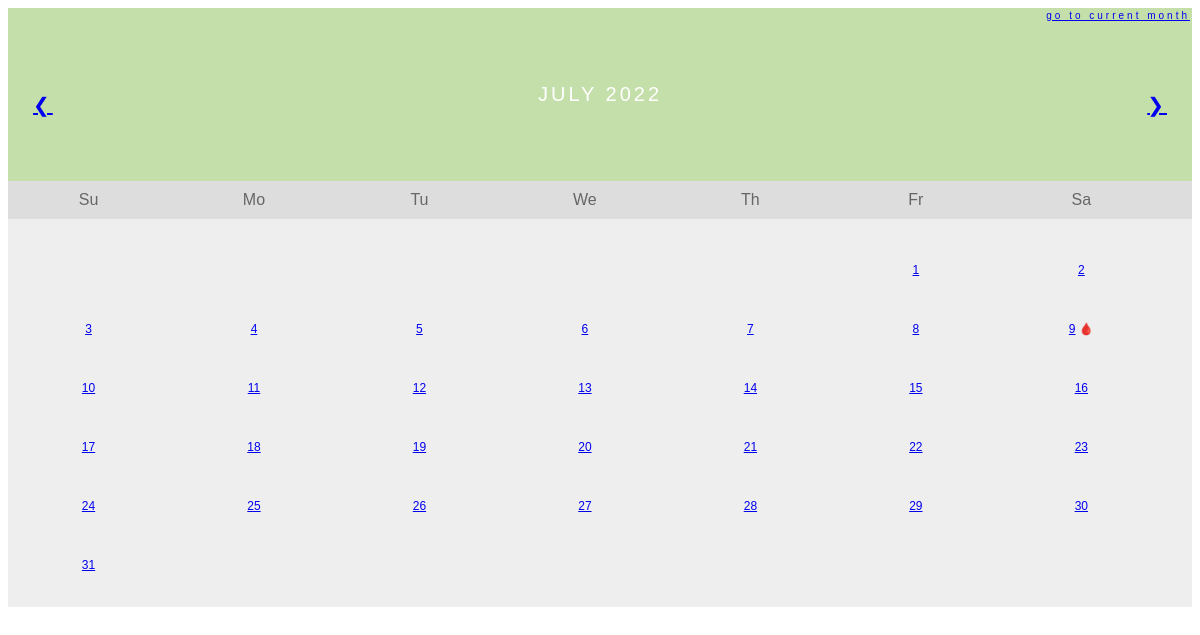
/calendar?month=July&year=2022, run on the app's committed database.
### tables this page shows
CREATE TABLE month_7_July_2022 (id Integer, date String, period_started String, period_ended String, cramps String, headache String, fatigue String, acne String);

### main.py (the view)
@app.route("/calendar")
def calendar():
    month_name = request.args.get("month")
    year = request.args.get("year")
    month_and_year_name = f"{month_name} {year}"
    month_days = get_table_from_database(
        tablename=f"month_{(list_of_months.index(month_name)) + 1}_{month_name}_{year}"
    )
    try:
        next_month = list_of_months[list_of_months.index(month_name) + 1]
    except IndexError:
        next_month = list_of_months[0]
    try:
        previous_month = list_of_months[list_of_months.index(month_name) - 1]
    except IndexError:
        previous_month = None
    return render_template(
        "calendar.html",
        days=month_days,
        weekday=dict_1st_weekday_in_month.get(month_name),
        month_and_year=month_and_year_name,
        year=year,
        current_month=current_month_name,
        month=month_name,
        next_month=next_month,
        last_month=previous_month,
    )

### main.py (called while the page is built)
def get_db_connection():
    conn = sqlite3.connect("period_tracking_app.db")
    conn.row_factory = sqlite3.Row
    return conn

def get_table_from_database(tablename):
    conn = get_db_connection()
    month_days = conn.execute(f"SELECT * FROM {tablename}").fetchall()
    conn.close()
    return month_days

### templates/calendar.html (shortened to what this page needs)
<!DOCTYPE html>
<html lang="en">
<head>
</head>
<body>
    <div class="month">
        <ul>
            <li class="current_month_cal">
              <a href="{{url_for('calendar', month=current_month, year=year)}}"> Go To Current Month </a>
            </li>
            {% if last_month != None %}
              <li class="prev">
                  <a href="{{url_for('calendar', month=last_month, year=year)}}"> &#10094 </a>
              </li>
            {% endif %}
            {% if next_month != None %}
              <li class="next" >
                  <a href="{{url_for('calendar', month=next_month, year=year)}}"> &#10095 </a>
              </li>
            {% endif %}
            <li>
                {{ month_and_year }}
            </li>
        </ul>
      </div>
    <ul class="weekdays">
        <li>Su</li>
        <li>Mo</li>
        <li>Tu</li>
        <li>We</li>
        <li>Th</li>
        <li>Fr</li>
        <li>Sa</li>
    </ul>
    <ul class="days">
        {% if weekday == 4: %}
        <li></li>
        <li></li>
        <li></li>
        <li></li>
        <li></li>
        {% endif %}
        {% for day in days: %}
        <li>
            <a href="{{ url_for('day_details', month=month, date=day['id'], year=year) }}">{{ day["id"] }}</a>
            {% if day['period_started'] == 'Yes': %}
              <a>🩸</a>
            {% endif %}
        </li>
        {% endfor %}
    </ul>
</body>
</html>

### templates/calendar.html (style rules this page uses)
* { box-sizing: border-box; }
ul { list-style-type: none; }
body { font-family: Verdana, sans-serif; }
.month { padding: 75px 25px; width: 100%; background: #C4DFAA; text-align: center; }
.month ul { margin: 0; padding: 0; }
.month ul li { color: white; font-size: 20px; text-transform: uppercase; letter-spacing: 3px; }
.month .current_month_cal { position: absolute; top: 10px; right: 10px; font-size: 10px; text-transform: lowercase; }
.month .prev { float: left; padding-top: 10px; }
.month .next { float: right; padding-top: 10px; }
.weekdays { margin: 0; padding: 10px 0; background-color: #ddd; }
.weekdays li { display: inline-block; width: 13.6%; color: #666; text-align: center; }
.days { padding: 10px 0; background: #eee; margin: 0; }
.days li { list-style-type: none; display: inline-block; width: 13.6%; text-align: center; padding: 20px 0; margin-bottom: 5px; font-size:12px; color: black; }

### data on the page
month_7_July_2022: id "1"
month_7_July_2022: id "2"
month_7_July_2022: id "3"
month_7_July_2022: id "4"
month_7_July_2022: id "5"
month_7_July_2022: id "6"
month_7_July_2022: id "7"
month_7_July_2022: id "8"
month_7_July_2022: id "9"
month_7_July_2022: id "10"
month_7_July_2022: id "11"
month_7_July_2022: id "12"
month_7_July_2022: id "13"
month_7_July_2022: id "14"
month_7_July_2022: id "15"
month_7_July_2022: id "16"
month_7_July_2022: id "17"
month_7_July_2022: id "18"
month_7_July_2022: id "19"
month_7_July_2022: id "20"
month_7_July_2022: id "21"
month_7_July_2022: id "22"
month_7_July_2022: id "23"
month_7_July_2022: id "24"
month_7_July_2022: id "25"
month_7_July_2022: id "26"
month_7_July_2022: id "27"
month_7_July_2022: id "28"
month_7_July_2022: id "29"
month_7_July_2022: id "30"
month_7_July_2022: id "31"

### other printed values
{{ month_and_year }} "JULY 2022"
